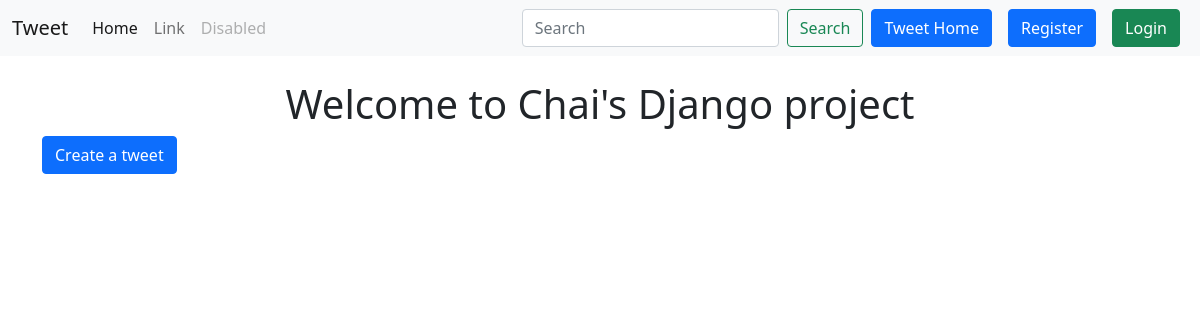
The page /tweet/ on the database as committed earlier.
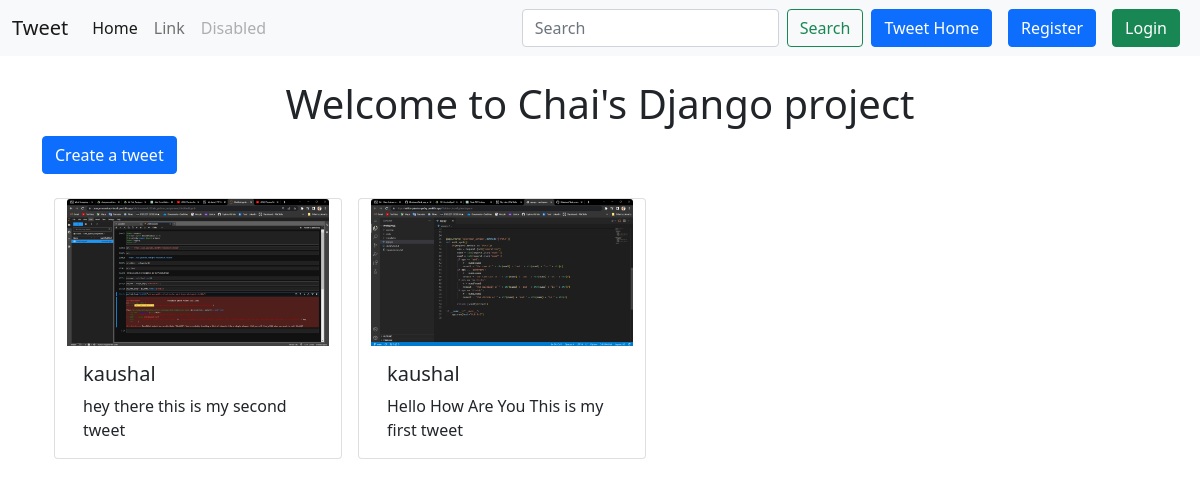
The same page on the database as committed later.
### tweet/models.py (models this page shows, shortened)
class Tweet(models.Model):
    user = models.ForeignKey(User,on_delete=models.CASCADE)
    text = models.TextField(max_length=240)
    image = models.ImageField(upload_to='photos/',blank=True,null=True)
    created_at = models.DateTimeField(auto_now_add=True)
    updated_at = models.DateTimeField(auto_now=True)

### tweet/views.py (the view)
# urls.py: path('',views.tweet_list,name='tweet_list'),
def tweet_list(request):
    tweets = Tweet.objects.all().order_by('-created_at')
    return render(request,'tweet_list.html',{'tweets':tweets})

### tweet/templates/tweet_list.html (shortened to what this page needs)
{% extends "layout.html" %}
{% block content %}
<h1 class="text-center  mt-4">Welcome to Chai's Django project</h1>
<a class="btn btn-primary mb-4" href="{% url 'tweet_create' %}">Create a tweet</a>
<div class="container row gap-3">
  {% for tweet in  tweets %}
  <div class="card" style="width: 18rem;">
    <img src="{{tweet.image.url}}" class="card-img-top" alt="...">
    <div class="card-body">
      <h5 class="card-title">{{tweet.user.username}}</h5>
      <p class="card-text">{{tweet.text}}</p>
    </div>
  </div>
  {% endfor %}
</div>
{% endblock %}

Rows that differ between the two databases and show on the page:
added Tweet: image (picture), user.username "kaushal", text "hey there this is my second tweet"
added Tweet: image (picture), user.username "kaushal", text "Hello How Are You This is my first tweet"
